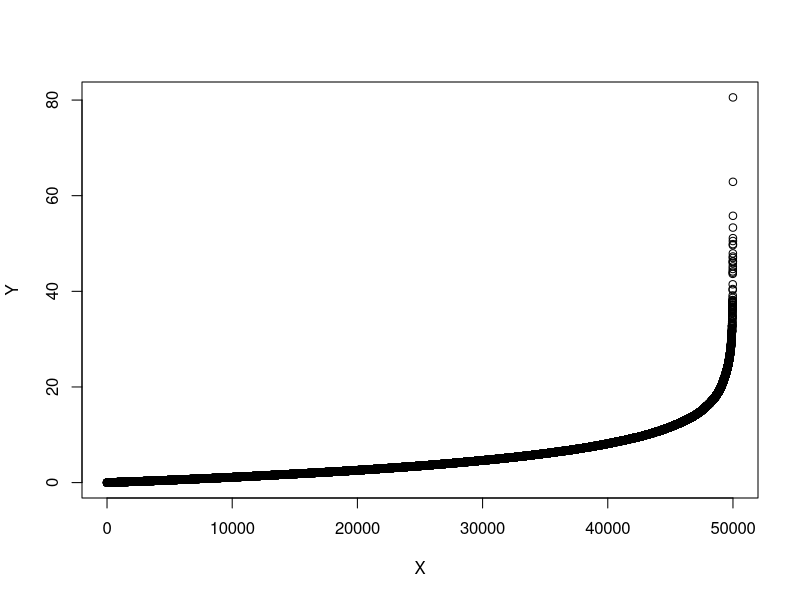
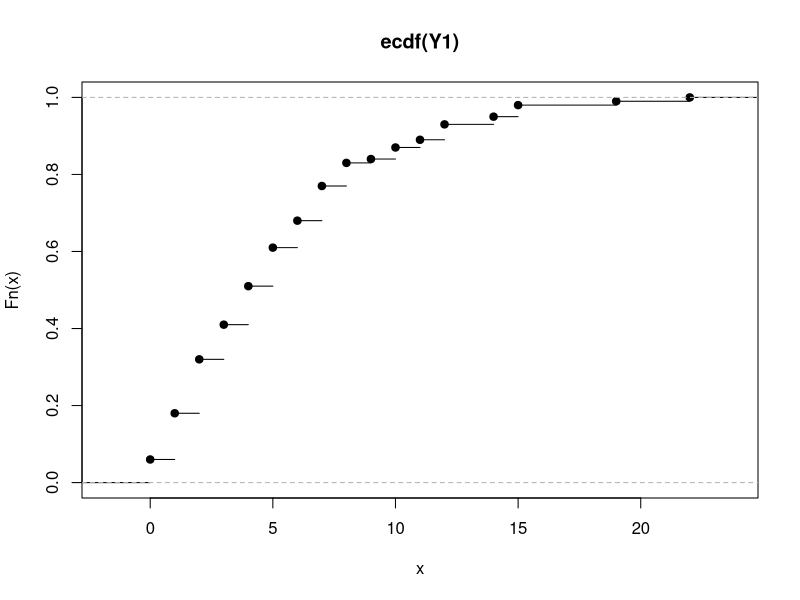
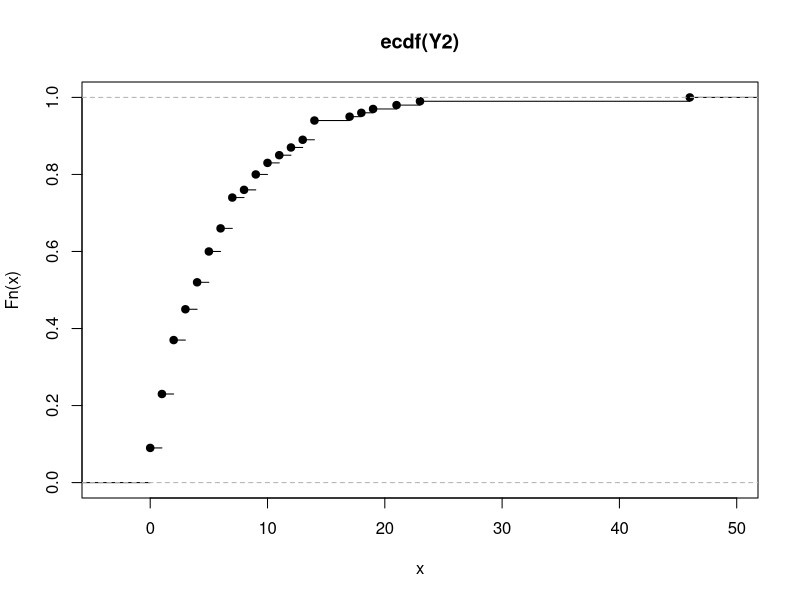
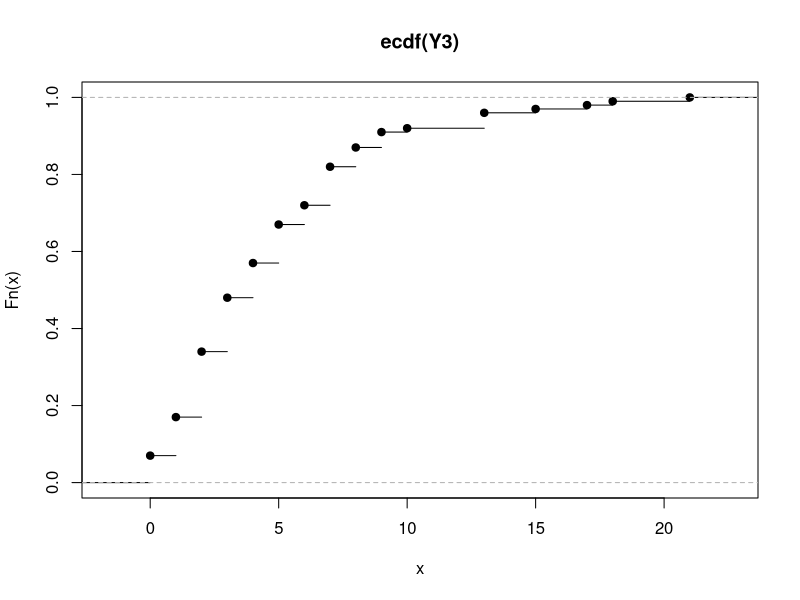
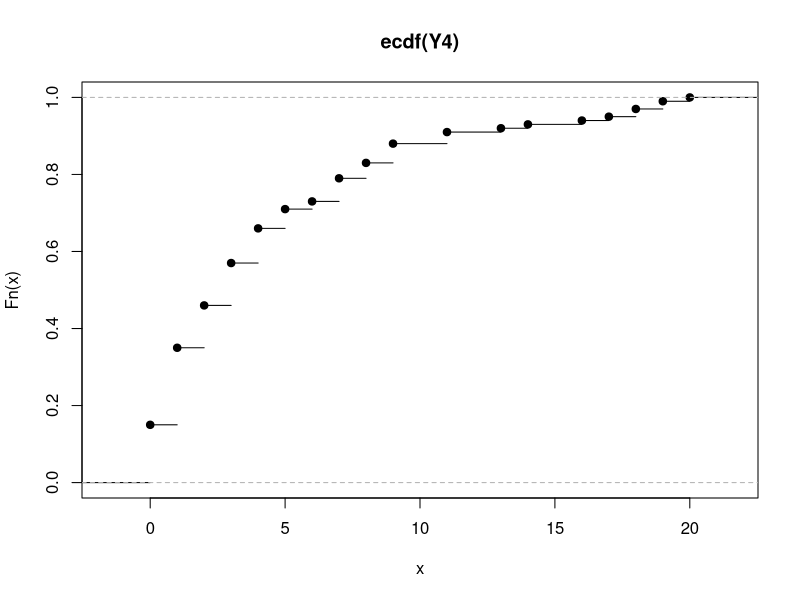
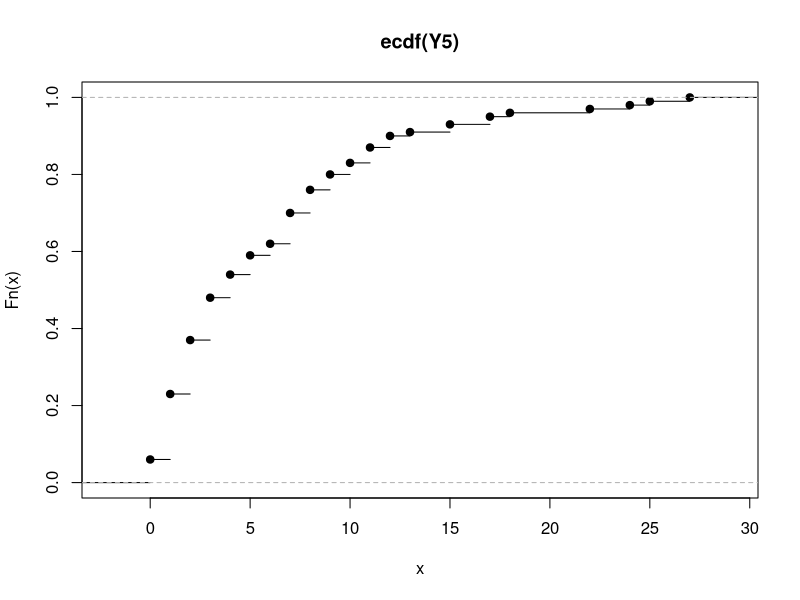
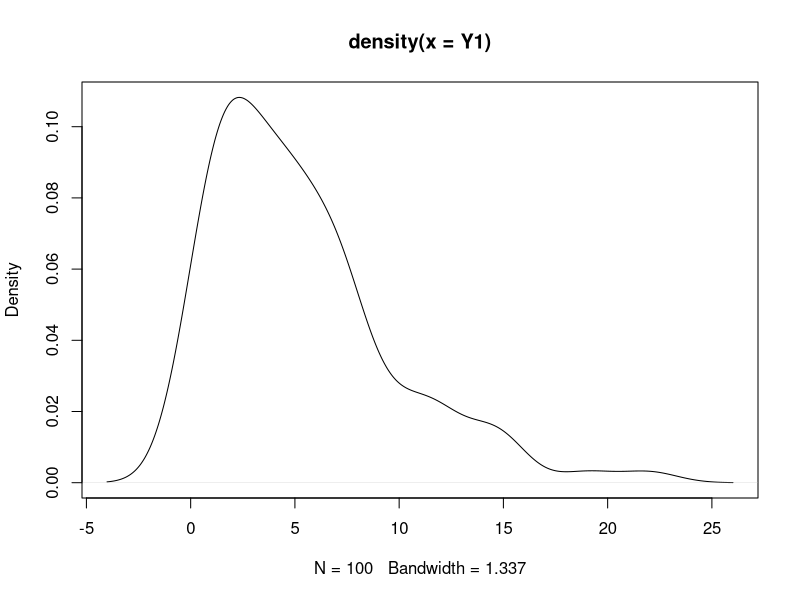
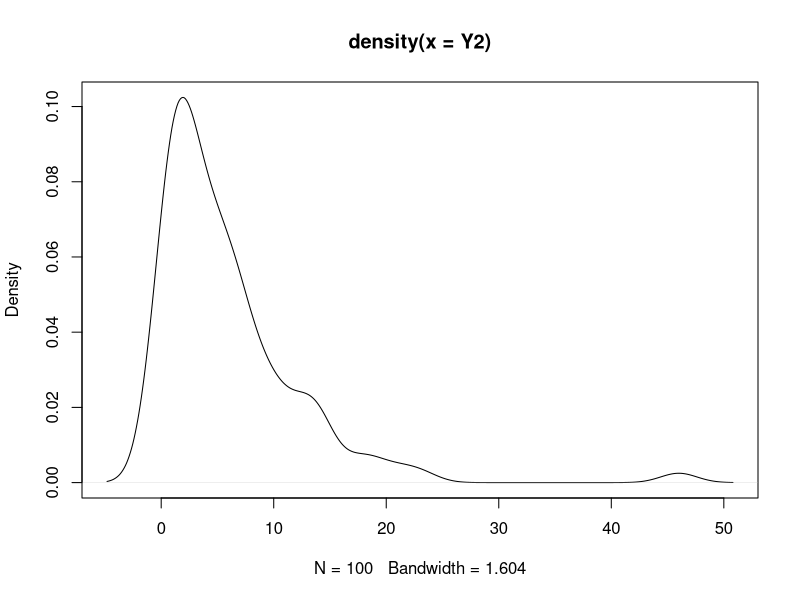

R code for these plots, in order:
num_samples <- 50000
data <- rexp(num_samples, 0.2)
x <- data.frame(X = seq(1, num_samples , 1), Y = sort(data))
#X <- data.frame(seq(1, num_samples , 1))
#lengths(X)
#lengths(data)
plot(x)

mat_a <- matrix(0, 500, 100)
#dim(mat_a)
for(i in 1:500){
	for(j in 1:100){
	mat_a[i,j] <- round(data[100*(i-1) +j],0);
    
    }
}
#data
#mat_a

Y1= mat_a[1,]
Y2= mat_a[2,]
Y3= mat_a[3,]
Y4= mat_a[4,]
Y5= mat_a[5,]

#Y1
#Y2

C1 = ecdf(Y1)
C2 = ecdf(Y2)
C3 = ecdf(Y3)
C4 = ecdf(Y4)
C5 = ecdf(Y5)

plot(C1)
plot(C2)
plot(C3)
plot(C4)
plot(C5)

P1 = density(Y1)
P2 = density(Y2)
P3 = density(Y3)
P4 = density(Y4)
P5 = density(Y5)

plot(P1)
plot(P2)
plot(P3)
plot(P4)
plot(P5)

m1<-mean(Y1)
m2<-mean(Y2)
m3<-mean(Y3)
m4<-mean(Y4)
m5<-mean(Y5)

sd1<-sd(Y1)
sd2<-sd(Y2)
sd3<-sd(Y3)
sd4<-sd(Y4)
sd5<-sd(Y5)


print("MEAN of Y1") 
m1
print("MEAN of Y2")  
m2  
print("MEAN of Y3")
m3  
print("MEAN of Y4")
m4  
print("MEAN of Y5")
m5

print("SD of Y1")
sd1  
print("SD of Y2")
sd2  
print("SD of Y3")
sd3  
print("SD of Y4")
sd4  
print("SD of Y5")
sd5

mean <- matrix(0,500,1)
st_dev <- matrix(0,500,1)
#dim(mean)
for(i in 1:500){

	mean[i,1]<-mean(mat_a[i,])
	st_dev[i,1]<-sd(mat_a[i,]);

}
#mean
tab <- table(round(mean))

#str(tab)
plot(tab, "h", xlab="Z", ylab="Frequency of means")

Mean = mean[,1]
C = ecdf(Mean)
plot(C)

Mean = mean[,1]
#Mean
P = density(Mean)
plot(P)

Final_mean <- mean(mean)
Final_sd <- sd(mean)
init_mean <- mean(data)
init_sd <- sd(data)

print("Final_mean of Z is ")
Final_mean

print("Final_sd of Z is ")
(Final_sd)*10

print("Mean of original dist. ")
init_mean

print("SD of original dist. ")
init_sd


